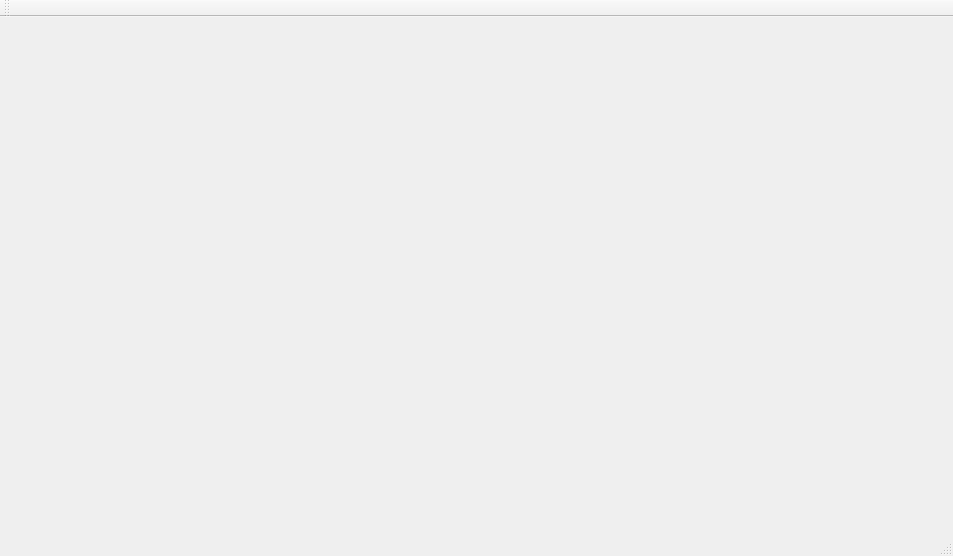
<?xml version="1.0" encoding="UTF-8"?>
<ui version="4.0">
 <class>MainWindow</class>
 <widget class="QMainWindow" name="MainWindow">
  <property name="geometry">
   <rect>
    <x>0</x>
    <y>0</y>
    <width>953</width>
    <height>556</height>
   </rect>
  </property>
  <property name="windowTitle">
   <string>MainWindow</string>
  </property>
  <widget class="QWidget" name="centralWidget"/>
  <widget class="QMenuBar" name="menuBar">
   <property name="geometry">
    <rect>
     <x>0</x>
     <y>0</y>
     <width>953</width>
     <height>24</height>
    </rect>
   </property>
  </widget>
  <widget class="QToolBar" name="mainToolBar">
   <attribute name="toolBarArea">
    <enum>TopToolBarArea</enum>
   </attribute>
   <attribute name="toolBarBreak">
    <bool>false</bool>
   </attribute>
  </widget>
  <widget class="QStatusBar" name="statusBar"/>
  <action name="actionAbrir">
   <property name="text">
    <string>Abrir</string>
   </property>
  </action>
  <action name="actionSalvar">
   <property name="text">
    <string>Salvar</string>
   </property>
  </action>
  <action name="actionSair">
   <property name="text">
    <string>Sair</string>
   </property>
  </action>
 </widget>
 <layoutdefault spacing="6" margin="11"/>
 <resources/>
 <connections/>
</ui>
